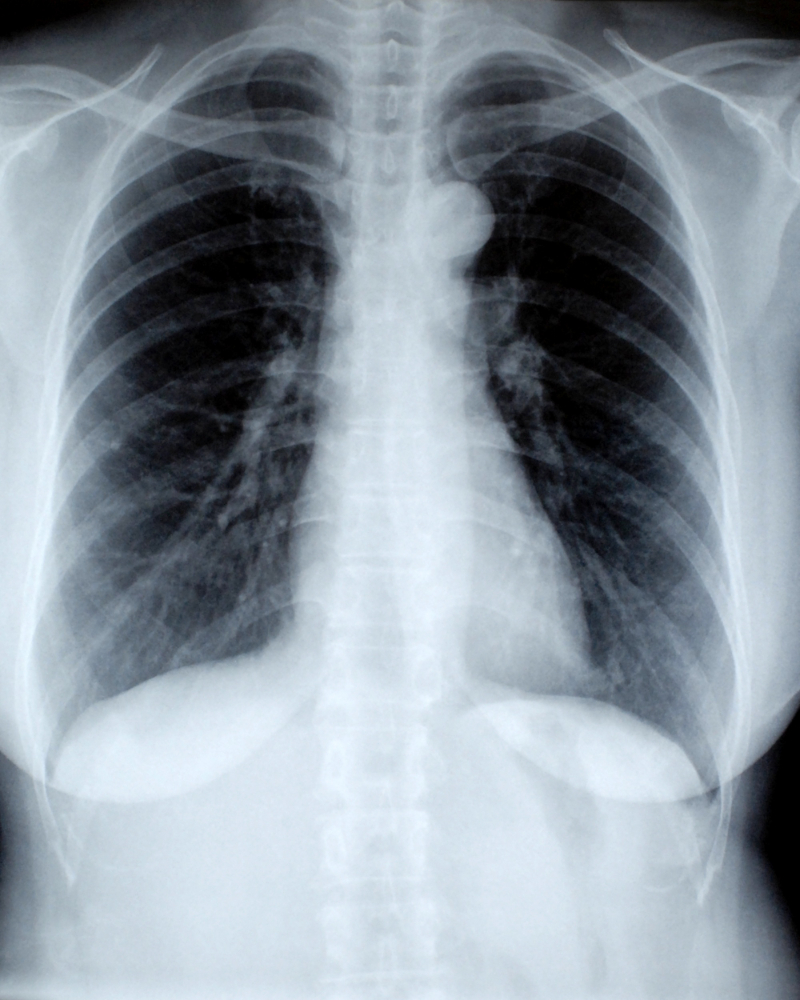
#> input picture imagen_practica.jpg, 800 x 1000 px; the run also reads 1 picture not shown here
$ jupyter execute Practica_OpenCV_Semana7.ipynb   (shell and % lines are left out)   (older library calls are emulated)
#> lines starting #> are read from the running program, lines starting #| are printed output that depends on the picture; after the words box and inside, x2 and y2 are one past the last pixel; in counts of white or black regions, pixels touching at a corner belong together
# Semana 7 · Práctica guiada de OpenCV
## CADI Percepción Computacional · Experiencia IMAGEN

**Joan Schneider Beltrán Delgado** · Universidad de Cundinamarca

Esta práctica recorre las operaciones básicas de OpenCV sobre dos imágenes de
distinta naturaleza: una radiografía de tórax, con transiciones suaves, y la
fotografía de un monitor de signos vitales, con bordes marcados. La comparación
entre ambas es el eje del trabajo: el mismo código da resultados muy distintos
según qué contenga la imagen.

## 0. Preparación del entorno

[cell 1]

import cv2
import numpy as np
import matplotlib.pyplot as plt
from pathlib import Path

print("OpenCV:", cv2.__version__)
print("NumPy:", np.__version__)

## 1. Funciones de apoyo

OpenCV carga en **BGR** y Matplotlib espera **RGB**, así que para visualizar
hay que reordenar los canales.

[cell 2]
def mostrar(imagen, titulo="Imagen", cmap=None):
    """Muestra una imagen de OpenCV con los colores correctos."""
    plt.figure(figsize=(7, 5))
    if imagen.ndim == 2:
        plt.imshow(imagen, cmap=cmap or "gray")
    else:
        plt.imshow(cv2.cvtColor(imagen, cv2.COLOR_BGR2RGB))
    plt.title(titulo)
    plt.axis("off")
    plt.show()


def nitidez(bgr):
    """Varianza del laplaciano: a mayor valor, más detalle fino conserva."""
    g = cv2.cvtColor(bgr, cv2.COLOR_BGR2GRAY) if bgr.ndim == 3 else bgr
    return round(float(cv2.Laplacian(g, cv2.CV_64F).var()), 1)

## 2. Carga e inspección

En Colab, sube la imagen con el panel de archivos o con `files.upload()`.

[cell 3]
try:
    from google.colab import files
    print("Sube la radiografía (o cualquier imagen).")
    subidos = files.upload()
#> the answer given: imagen_practica.jpg
    RUTA = list(subidos)[0] if subidos else "imagen_practica.jpg"
except Exception:
    RUTA = "imagen_practica.jpg"

img = cv2.imread(RUTA)
#> img is the input picture: shape (1000, 800, 3); mean B, G, R 157.8, 148.3, 137.7
if img is None:
    raise ValueError(f"No se pudo cargar: {RUTA}")

alto, ancho = img.shape[:2]
print("Forma (alto, ancho, canales):", img.shape)
#| Forma (alto, ancho, canales): (1000, 800, 3)
print("Tipo de dato:", img.dtype)
#| Tipo de dato: uint8
print("Mínimo:", img.min(), "| Máximo:", img.max())
#| Mínimo: 0 | Máximo: 255
print("Píxel central (BGR):", img[alto // 2, ancho // 2])
#| Píxel central (BGR): [244 234 217]
print("Total de píxeles:", alto * ancho)
#| Total de píxeles: 800000
mostrar(img, "Imagen cargada")

La forma `(alto, ancho, 3)` significa que la imagen es una matriz de
alto × ancho posiciones y que de cada una se guardan tres valores, uno por
canal de color. El tipo `uint8` limita cada valor al rango 0–255.

## 3. Conversión de color

[cell 4]
img_rgb = cv2.cvtColor(img, cv2.COLOR_BGR2RGB)
gris = cv2.cvtColor(img, cv2.COLOR_BGR2GRAY)

print("Media por canal — B:", round(img[:, :, 0].mean(), 1),
      "| G:", round(img[:, :, 1].mean(), 1),
      "| R:", round(img[:, :, 2].mean(), 1))
#| Media por canal — B: 157.8 | G: 148.3 | R: 137.7
print("Bytes en color:", img.nbytes, "→ en gris:", gris.nbytes)
#| Bytes en color: 2400000 → en gris: 800000
print("Reducción:", round(100 * (1 - gris.nbytes / img.nbytes), 1), "%")
#| Reducción: 66.7 %

plt.figure(figsize=(14, 4))
for i, (im, t, cm) in enumerate([(img, "BGR visto directo", None),
                                 (img_rgb, "Convertida a RGB", None),
                                 (gris, "Escala de grises", "gray")], 1):
    plt.subplot(1, 3, i)
    plt.imshow(im, cmap=cm)
    plt.title(t)
    plt.axis("off")
#> this loop made 3 passes
#> (t, cm) on passes 1 to 3: ('BGR visto directo', None), ('Convertida a RGB', None), ('Escala de grises', 'gray')
plt.show()

En la radiografía las medias de los tres canales salen casi iguales.
Eso indica que es una imagen en escala de grises guardada en formato de color,
así que convertirla a un solo canal ahorra dos tercios de memoria sin perder
información.

## 4. Redimensionamiento y recorte

[cell 5]
redimensionada = cv2.resize(img, (320, 210))

y1, y2 = int(alto * 0.25), int(alto * 0.75)
x1, x2 = int(ancho * 0.25), int(ancho * 0.75)
recorte = img[y1:y2, x1:x2]          # seccionamiento de NumPy, no de OpenCV
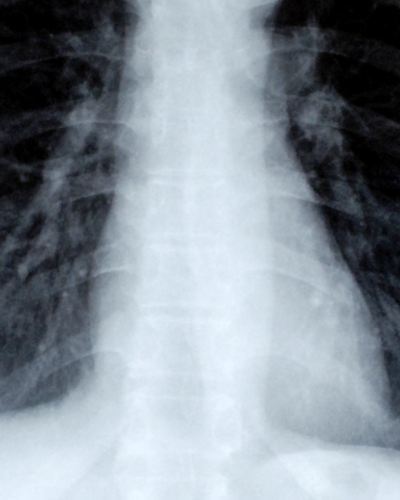
#> recorte: shape (500, 400, 3); mean B, G, R 153, 144, 134.3

print("Original:", img.shape, "→", alto * ancho, "px")
#| Original: (1000, 800, 3) → 800000 px
print("Redimensionada:", redimensionada.shape, "→", 320 * 210, "px")
#| Redimensionada: (210, 320, 3) → 67200 px
print("Recorte:", recorte.shape)
#| Recorte: (500, 400, 3)
mostrar(redimensionada, "Redimensionada")
mostrar(recorte, "Recorte central")

## 5. Filtrado y reducción de ruido

[cell 6]
blur_promedio = cv2.blur(img, (7, 7))
blur_gaussiano = cv2.GaussianBlur(img, (7, 7), 0)
blur_mediana = cv2.medianBlur(img, 7)

for nombre, im in [("Sin filtro", img), ("Promedio", blur_promedio),
                   ("Gaussiano", blur_gaussiano), ("Mediana", blur_mediana)]:
    print(f"{nombre:>10}: nitidez = {nitidez(im)}")
#> this loop made 4 passes
#> (printed output is left out)

plt.figure(figsize=(13, 8))
for i, (im, t) in enumerate([(img, "Original"), (blur_promedio, "Promedio"),
                             (blur_gaussiano, "Gaussiano"),
                             (blur_mediana, "Mediana")], 1):
    plt.subplot(2, 2, i)
    plt.imshow(cv2.cvtColor(im, cv2.COLOR_BGR2RGB))
    plt.title(t)
    plt.axis("off")
#> this loop made 4 passes
plt.show()

El filtro de mediana es el que menos detalle sacrifica porque
reemplaza cada píxel por el valor central de su vecindario en vez de
promediarlo, y eso respeta mejor los bordes.

## 6. Umbralización y detección de bordes

[cell 7]
gris_suave = cv2.GaussianBlur(gris, (5, 5), 0)
_, umbral = cv2.threshold(gris_suave, 127, 255, cv2.THRESH_BINARY)
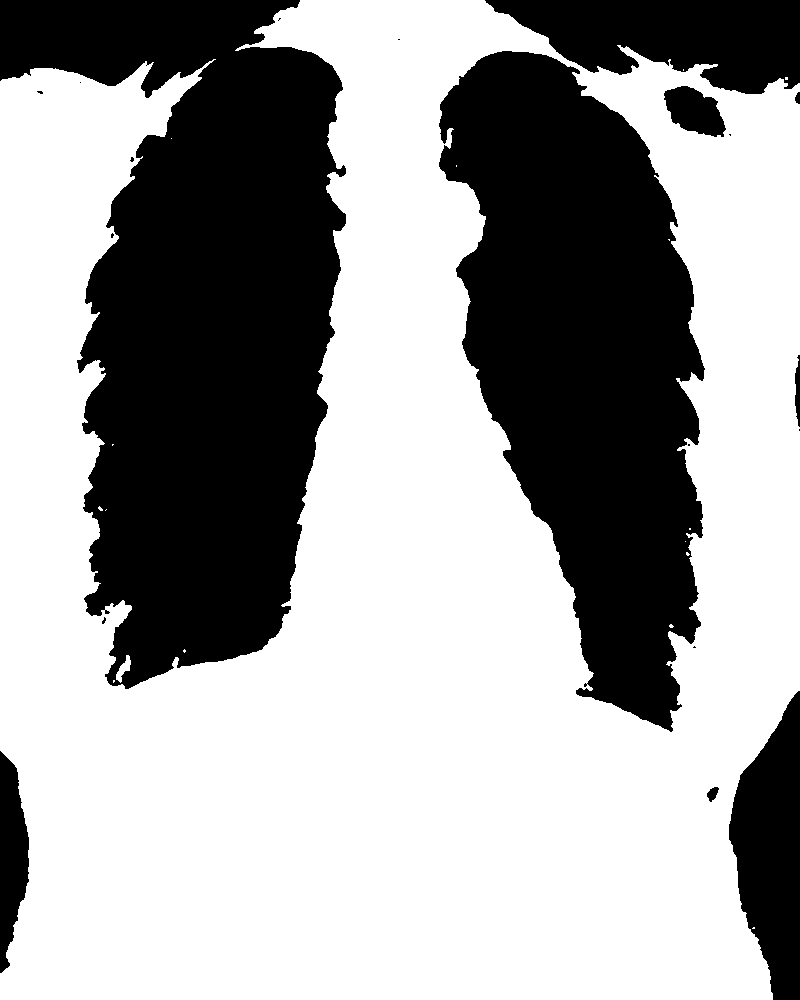
#> umbral: shape (1000, 800); 62.8% white; 20 black regions (11 under 20 px), largest, box (x1, y1, x2, y2) and area: (0, 0, 346, 689) 145106, (439, 51, 705, 732) 111553, (485, 0, 800, 94) 19672
v_otsu, umbral_otsu = cv2.threshold(gris_suave, 0, 255,
                                    cv2.THRESH_BINARY + cv2.THRESH_OTSU)
#> umbral_otsu: shape (1000, 800); 62.3% white; 29 black regions (17 under 20 px), largest, box (x1, y1, x2, y2) and area: (0, 0, 347, 690) 146719, (438, 51, 705, 733) 112650, (484, 0, 800, 95) 20034
#> v_otsu = 129
bordes = cv2.Canny(gris_suave, 80, 160)
#> bordes: shape (1000, 800); 0.22% white in thin lines or dots, all inside (x1, y1, x2, y2) = (0, 33, 800, 796)

print("Umbral fijo: 127 | Umbral de Otsu:", int(v_otsu))
#| Umbral fijo: 127 | Umbral de Otsu: 129
print("Píxeles de borde:", int((bordes == 255).sum()),
      f"({round(100 * (bordes == 255).mean(), 2)} % de la imagen)")
#| Píxeles de borde: 1800 (0.22 % de la imagen)

plt.figure(figsize=(14, 4))
for i, (im, t) in enumerate([(gris, "Gris"), (umbral_otsu, "Otsu"),
                             (bordes, "Bordes (Canny)")], 1):
    plt.subplot(1, 3, i)
    plt.imshow(im, cmap="gray")
    plt.title(t)
    plt.axis("off")
#> this loop made 3 passes
plt.show()

## 7. Contornos: el problema que apareció

Siguiendo el flujo del notebook guiado, los contornos se buscan sobre el
resultado de Canny y se filtran por área. En esta imagen el resultado es
llamativo.

[cell 8]
contornos, _ = cv2.findContours(bordes, cv2.RETR_EXTERNAL,
                                cv2.CHAIN_APPROX_SIMPLE)
#> contornos = 18 contours, 6 with area under 20; largest, box (x1, y1, x2, y2) and area: (615, 333, 709, 434) 66, (726, 704, 800, 783) 60, (576, 131, 689, 237) 58, (620, 268, 696, 342) 54, (84, 268, 170, 337) 54
areas = [cv2.contourArea(c) for c in contornos]
#> areas = [0, 22.5, 59.5, 18, 20, 5.5, 25, 17, 8, 65.5, 53.5, 53.5, 53.5, 40.5, 58, 43.5, 11.5, 29]
filtrados = [a for a in areas if a > 100]
#> filtrados = []

print("Contornos detectados:", len(contornos))
#| Contornos detectados: 18
print("Con área > 100:", len(filtrados))
#| Con área > 100: 0
print("Área del mayor:", round(max(areas), 1) if areas else 0, "px²")
#| Área del mayor: 65.5 px²

Ninguno pasa el filtro. La razón es que **lo que devuelve Canny son
líneas abiertas, no regiones cerradas**, y el área de una línea es casi cero.
El filtro no estaba mal calibrado: medía algo que no aplica.

Bajar los umbrales de Canny no resuelve nada, como muestra el barrido.

[cell 9]
for lo, hi in [(80, 160), (50, 120), (30, 90), (20, 60), (10, 40)]:
    b = cv2.Canny(gris_suave, lo, hi)
    cs, _ = cv2.findContours(b, cv2.RETR_EXTERNAL, cv2.CHAIN_APPROX_SIMPLE)
    f = sum(1 for c in cs if cv2.contourArea(c) > 100)
    print(f"{lo:>3}/{hi:<3} → {int((b == 255).sum()):>6} px de borde, "
          f"{len(cs):>4} contornos, {f:>2} con área > 100")
#> this loop made 5 passes
#> f on passes 1 to 5: 0, 0, 1, 2, 3
#> (printed output is left out)
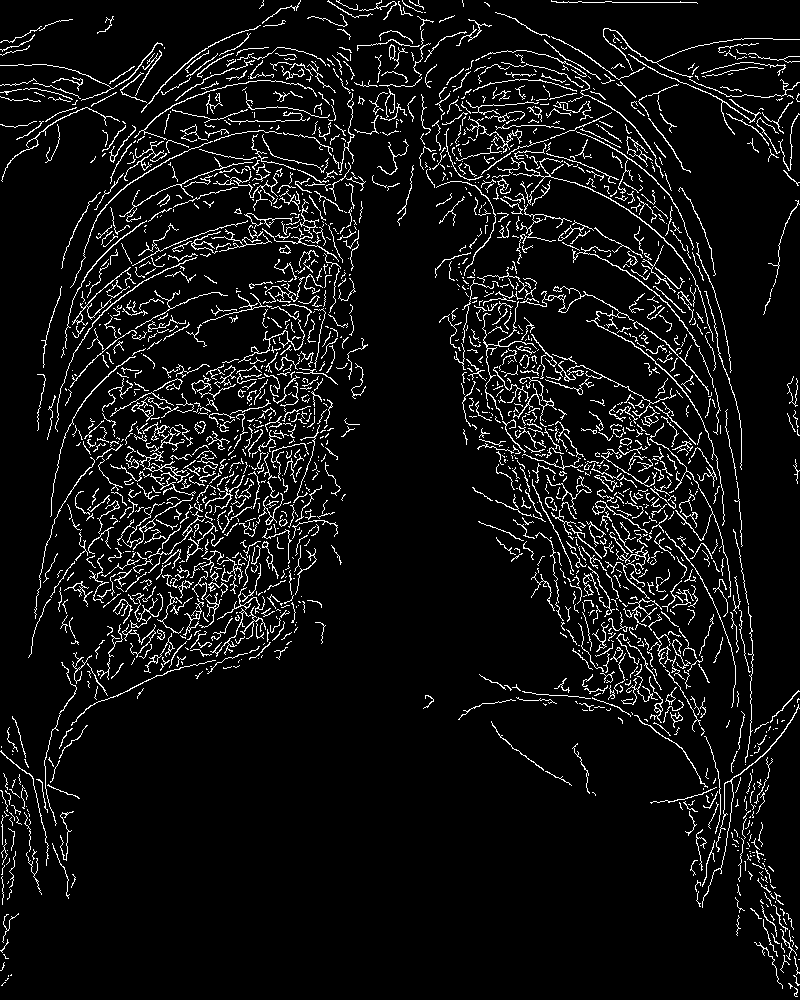
#> b: shape (1000, 800); 7.1% white in thin lines or dots

La solución es buscar sobre la **máscara de Otsu**, que sí produce
regiones cerradas. Y hay que invertirla: en una radiografía la región de
interés (los pulmones) es la zona oscura.

[cell 10]
otsu_invertida = cv2.bitwise_not(umbral_otsu)
#> otsu_invertida: shape (1000, 800); 37.7% white; 29 white regions (17 under 20 px)

def regiones(mascara, grosor=3):
#> called with grosor = 3
    cs, _ = cv2.findContours(mascara, cv2.RETR_EXTERNAL,
                             cv2.CHAIN_APPROX_SIMPLE)
#> cs = 29 contours, 19 with area under 20; largest, box (x1, y1, x2, y2) and area: (0, 0, 347, 690) 145525, (438, 51, 705, 733) 111862, (484, 0, 800, 95) 19616, (728, 691, 800, 1000) 14488, (0, 751, 30, 974) 4273
    lienzo = img.copy()
    encontradas = []
    for c in sorted(cs, key=cv2.contourArea, reverse=True):
        area = cv2.contourArea(c)
        if area > 100:
            x, y, w, h = cv2.boundingRect(c)
            cv2.rectangle(lienzo, (x, y), (x + w, y + h), (0, 255, 0), grosor)
            encontradas.append((area, w, h))
#> this loop made 29 passes
#> (area, x, y, w, h) on passes 1 to 7: (145525, 0, 0, 347, 690), (111861.5, 438, 51, 267, 682), (19616, 484, 0, 316, 95), (14488, 728, 691, 72, 309), (4273, 0, 751, 30, 223), (2208, 661, 85, 72, 55), (232, 794, 353, 6, 80)
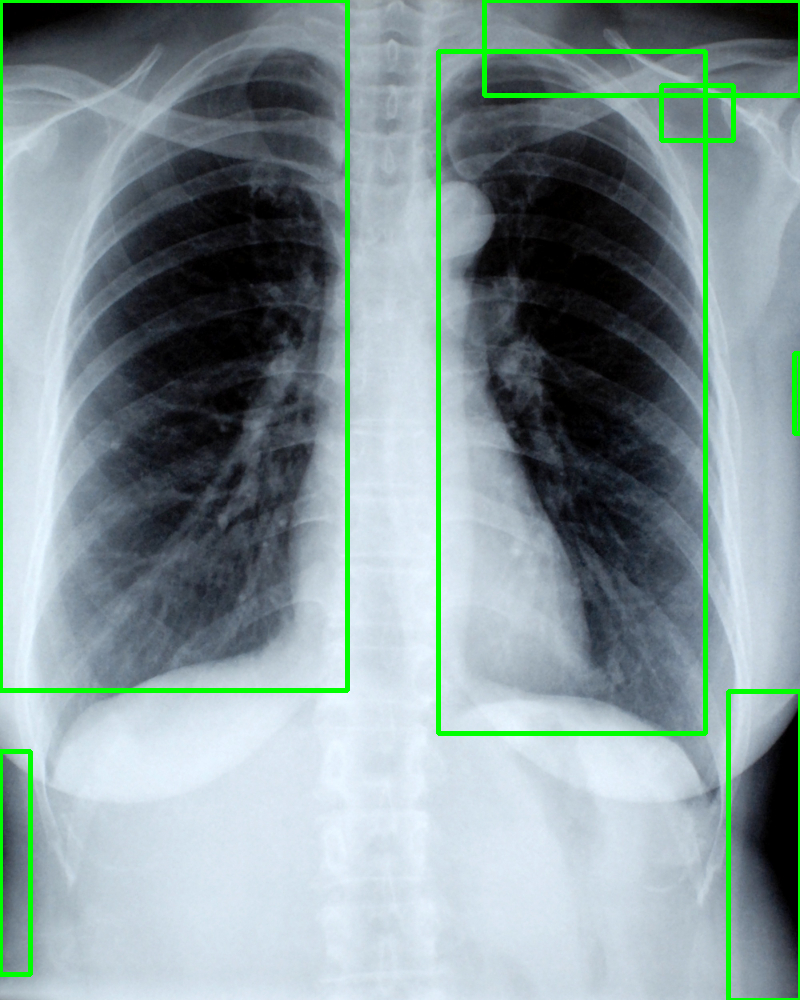
#> lienzo: shape (1000, 800, 3); 3.42% of pixels changed, all inside (x1, y1, x2, y2) = (0, 0, 800, 1000)
#> after the loop, encontradas = [(145525, 347, 690), (111861.5, 267, 682), (19616, 316, 95), (14488, 72, 309), (4273, 30, 223), (2208, 72, 55), (232, 6, 80)]
    return encontradas, lienzo

reg, resultado = regiones(otsu_invertida)
#> reg has the same summary as encontradas in regiones
print("Regiones con área > 100:", len(reg))
#| Regiones con área > 100: 7
for area, w, h in reg[:3]:
    print(f"   área = {int(area):>7} px²   caja = {w}x{h}")
#> this loop made 3 passes
#> (printed output is left out)

mostrar(resultado, "Regiones detectadas sobre la máscara invertida")

Las dos regiones mayores corresponden a los campos pulmonares.

## 8. Mini reto: el mismo flujo sobre otra imagen

Se repite todo el recorrido con una imagen de naturaleza opuesta: la
fotografía de un monitor de signos vitales, con texto, líneas y recuadros de
bordes marcados. **No se cambia ningún parámetro.**

[cell 11]
RUTA2 = "imagen_reto.jpg"
img2 = cv2.imread(RUTA2)
alto2, ancho2 = img2.shape[:2]

gris2 = cv2.cvtColor(img2, cv2.COLOR_BGR2GRAY)
gris2_suave = cv2.GaussianBlur(gris2, (5, 5), 0)
mediana2 = cv2.medianBlur(img2, 7)
v2, otsu2 = cv2.threshold(gris2_suave, 0, 255,
                          cv2.THRESH_BINARY + cv2.THRESH_OTSU)
#> otsu2: shape (900, 880); 26.5% white; 146 white regions (24 under 20 px), largest, box (x1, y1, x2, y2) and area: (0, 192, 880, 900) 103465, (129, 563, 774, 627) 24309, (0, 0, 880, 30) 8673
#> v2 = 127
bordes2 = cv2.Canny(gris2_suave, 80, 160)
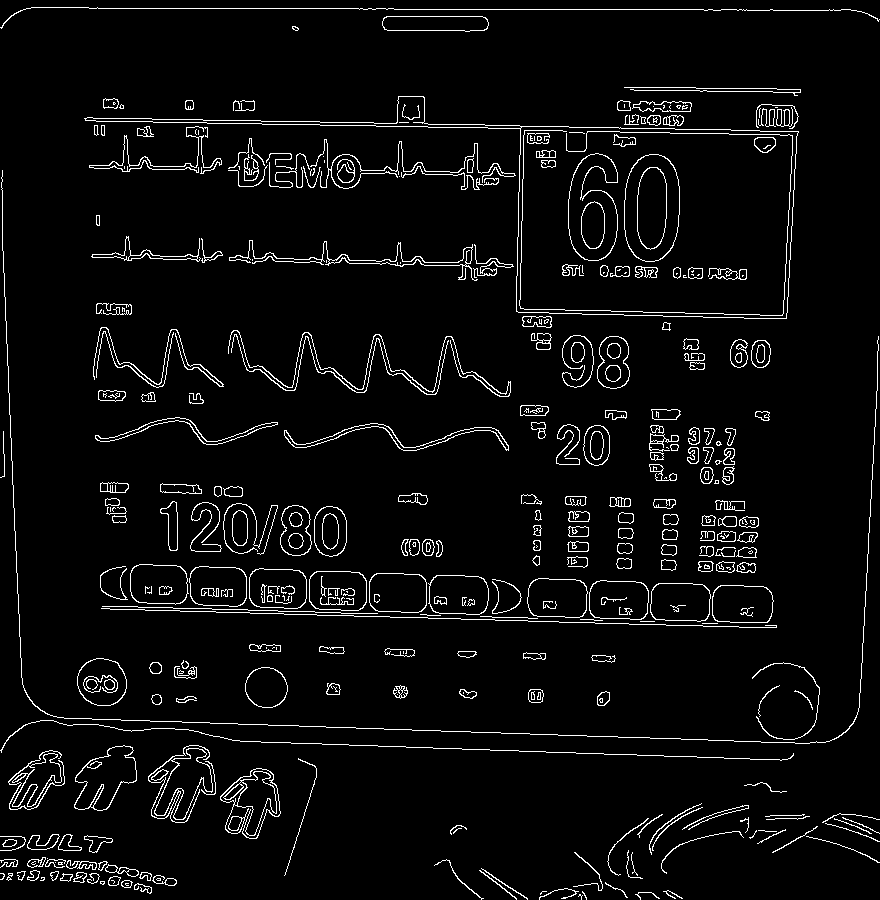
#> bordes2: shape (900, 880); 4.5% white in thin lines or dots

cont2, _ = cv2.findContours(bordes2, cv2.RETR_EXTERNAL,
                            cv2.CHAIN_APPROX_SIMPLE)
#> cont2 = 273 contours, 107 with area under 20; largest, box (x1, y1, x2, y2) and area: (84, 96, 799, 319) 53181, (148, 745, 213, 823) 2586, (74, 745, 137, 811) 2494, (428, 575, 489, 615) 2106, (527, 578, 588, 618) 2095
reto = img2.copy()
n_filtrados = 0
for c in cont2:
    if cv2.contourArea(c) > 100:
        x, y, w, h = cv2.boundingRect(c)
        cv2.rectangle(reto, (x, y), (x + w, y + h), (0, 255, 0), 2)
        n_filtrados += 1
#> this loop made 273 passes
#> (x, y, w, h) on passes 26, 30, 35, 42, 43, 44, 65, 68: (105, 864, 34, 13), (66, 860, 31, 10), (27, 857, 19, 11), (84, 835, 29, 18), (58, 834, 24, 17), (27, 834, 33, 16), (220, 768, 61, 71), (8, 750, 57, 60)
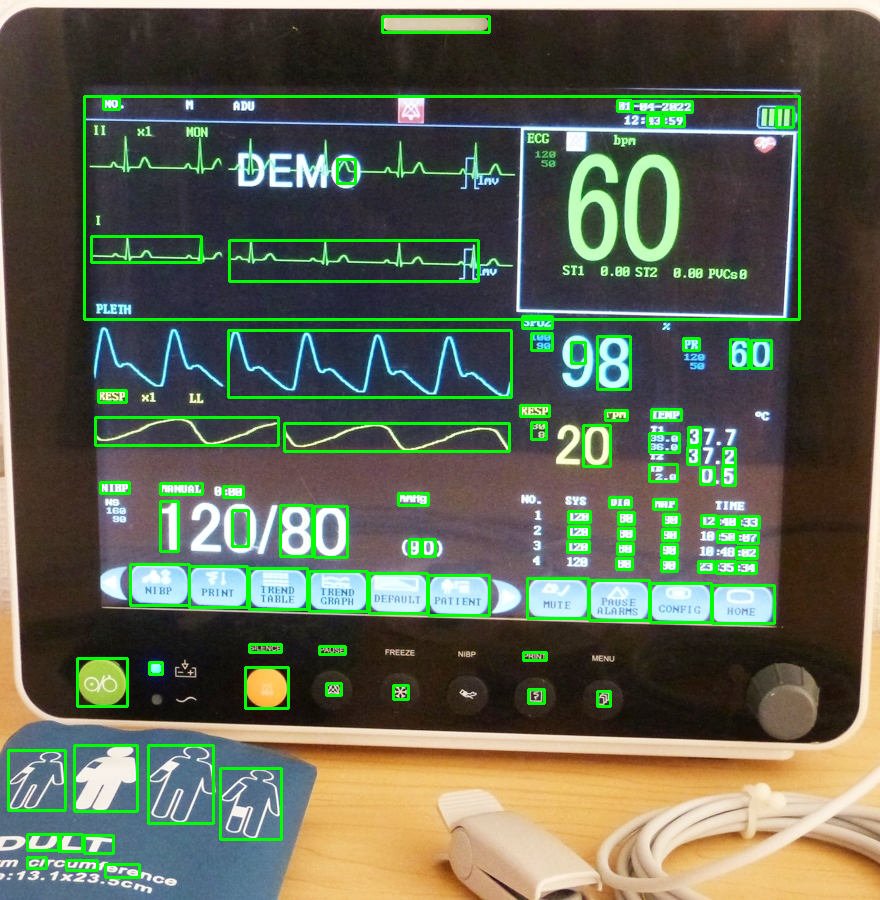
#> reto: shape (900, 880, 3); mean B, G, R 83.5, 102.6, 95.1
#> after the loop, n_filtrados = 96

print("Forma:", img2.shape, "| tipo:", img2.dtype)
#| Forma: (900, 880, 3) | tipo: uint8
print("Media por canal — B:", round(img2[:, :, 0].mean(), 1),
      "| G:", round(img2[:, :, 1].mean(), 1),
      "| R:", round(img2[:, :, 2].mean(), 1))
#| Media por canal — B: 89.1 | G: 94.9 | R: 99.7
print("Nitidez:", nitidez(img2), "(radiografía:", nitidez(img), ")")
#| Nitidez: 869.2 (radiografía: 23.9 )
print("Píxeles de borde:", int((bordes2 == 255).sum()),
      f"({round(100 * (bordes2 == 255).mean(), 2)} %)")
#| Píxeles de borde: 35878 (4.53 %)
print("Contornos:", len(cont2), "| con área > 100:", n_filtrados)
#| Contornos: 273 | con área > 100: 96

mostrar(reto, f"Mini reto: {n_filtrados} regiones detectadas")

### Qué operación fue más útil

En la **radiografía**, la umbralización de Otsu con la máscara invertida: las
transiciones son suaves y Canny apenas encuentra bordes, mientras que separar
por intensidad aísla los pulmones directamente.

En el **monitor**, al contrario, Canny funciona mejor: los bordes delimitan
cada recuadro y cada bloque de texto, que es lo que habría que aislar para
leer los valores de la pantalla.

La conclusión es que no hay una operación mejor en abstracto. El mismo código,
con los mismos números, encuentra decenas de regiones en una imagen y ninguna
en la otra. Lo que cambia no es el código sino el tipo de imagen.

## 9. Guardar los resultados

[cell 12]
carpeta = Path("resultados_opencv")
carpeta.mkdir(exist_ok=True)

for nombre, imagen in {
    "01_original.png": img,
    "02_gris.png": gris,
    "03_redimensionada.png": redimensionada,
    "04_recorte.png": recorte,
    "05_blur_mediana.png": blur_mediana,
    "06_umbral_otsu.png": umbral_otsu,
    "07_bordes_canny.png": bordes,
    "08_regiones.png": resultado,
    "09_reto_original.png": img2,
    "10_reto_bordes.png": bordes2,
    "11_reto_contornos.png": reto,
}.items():
    cv2.imwrite(str(carpeta / nombre), imagen)
#> this loop made 11 passes
#> nombre on passes 1 to 8: '01_original.png', '02_gris.png', '03_redimensionada.png', '04_recorte.png', '05_blur_mediana.png', '06_umbral_otsu.png', '07_bordes_canny.png', '08_regiones.png'

print("Guardado en:", carpeta.resolve())
print(sorted(p.name for p in carpeta.iterdir()))
